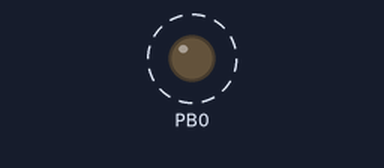
Bench run of a program on a simulated ATmega32, built with avr-gcc and emulated at 14.7456 MHz (the files do not name the chip). Shown: output pins drawn as LEDs (lit = HIGH). Dashed ring = blinking.

Above: at 0.2 s.
Timing chart, 0 to 3.0 s (numbered marks = the images above):
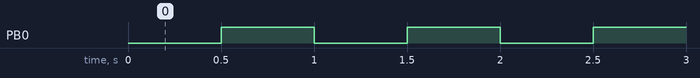

Measured:
- by itself, PB0: alternates HIGH for 0.50 s and LOW for 0.50 s

The program:

main.c
```c
/*
 * GccApplication4.c
 *
 * Created: 1/13/2025 3:02:41 PM
 * Author : student
 */

#define F_CPU 14745600UL
#include <avr/io.h>
#include <util/delay.h>
#include "timer.c"


int main(void)
{

 DDRB |= (1<<0);


 unsigned value = 0x7080;
  timer_init(value);

 while(1)
 {
 if ((TIFR & (1 << OCF1A)) != 0)
 {
 // compare match on channel 1 has occurred
 // code to be done on this event
 PORTB ^= (1 << 0);
 TCNT1=0;
 TIFR |= 1 << OCF1A; // reset flag
 }
 }
 // some code
} 
```

timer.c
```c
/*
 * CFile1.c
 *
 * Created: 1/13/2025 3:30:53 PM
 *  Author: student
 */

#include <avr/io.h>
#include "timer.h"

void timer_init(unsigned value)
{
	// some code
	//unsigned int value = 0x7080;
	// some code
	OCR1AH = (value >> 8) & 0xFF;
	OCR1AL = (value & 0xFF);
	// some code

	//TCCR1A = 0;
	TCCR1B |= (1 << WGM12);
	TCCR1B |= (1 << CS12);


}
```

timer.h
```c
/*
 * IncFile1.h
 *
 * Created: 1/13/2025 3:30:27 PM
 *  Author: student
 */


#ifndef INCFILE1_H_
#define INCFILE1_H_

#include <avr/io.h>

void timer_init(unsigned);

#endif /* INCFILE1_H_ */
```
